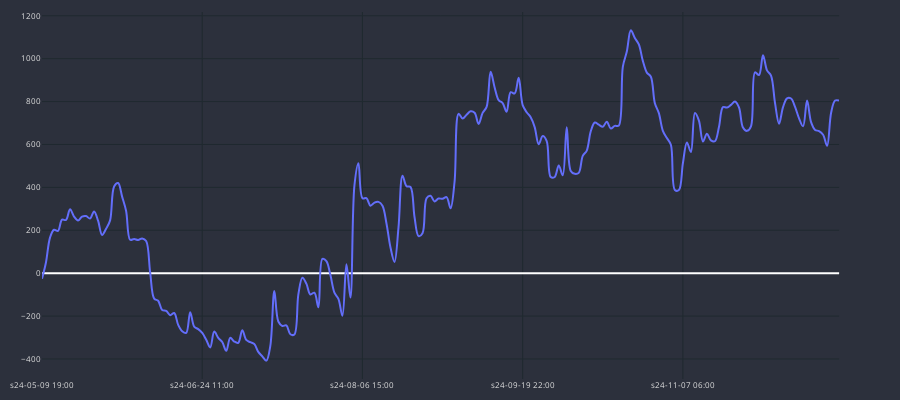
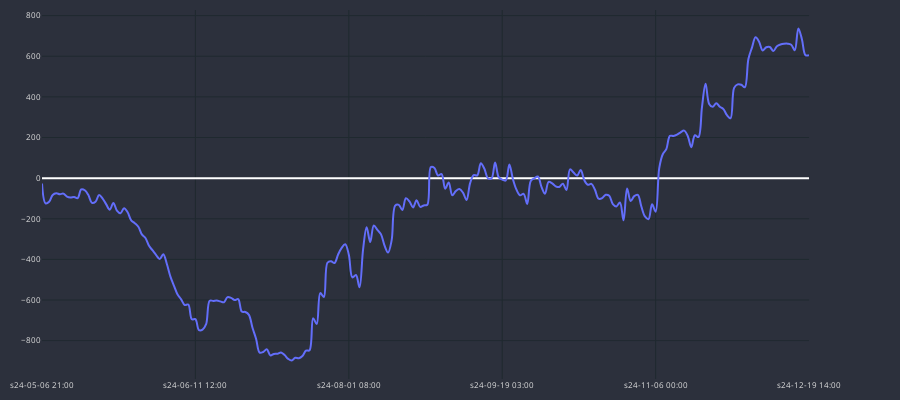
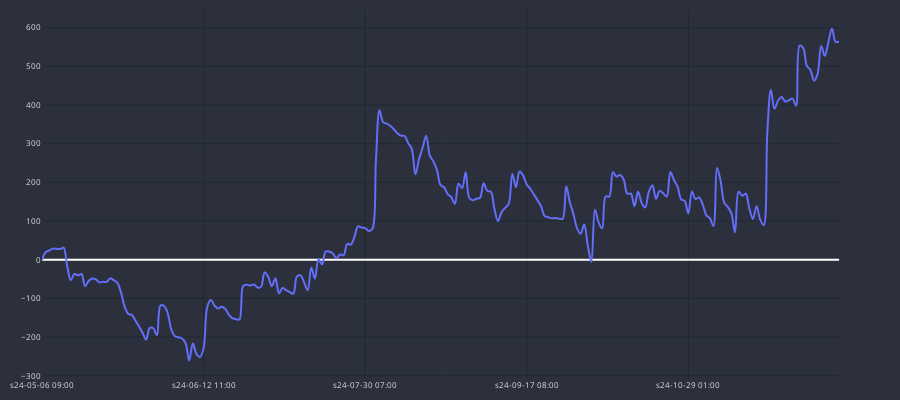
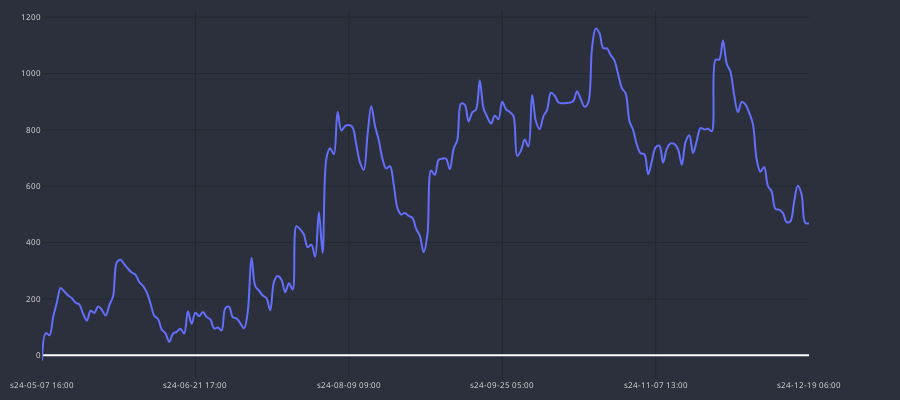

Notebook source saved alongside these figures, in order:
### Code cell
for curr in df_MA_10_MA_20[df_MA_10_MA_20.total_gain > 0].pair.unique():
    temp_gains = df_ma_trades_h1[(df_ma_trades_h1.cross==cross)&
													(df_ma_trades_h1.pair==curr)].copy()
    print(curr, int(temp_gains.GAIN.sum()))
    cp = CandlePlot(temp_gains, candles=False)
    cp.show_plot(line_traces=['GAIN_C'])

### Figure 1 — Plotly figure (JSON) as saved in the notebook; plotly's stock layout.template omitted (floating-point values rounded to 4 significant figures; data arrays with more than 128 entries replaced by an {"elided": "..."} marker saying what was removed)
{"data": [{"line": {"shape": "spline", "width": 2}, "name": "GAIN_C", "type": "scatter", "x": {"elided": "200 str values"}, "xaxis": "x", "y": {"elided": "200 float values"}, "yaxis": "y"}], "layout": {"font": {"color": "#e1e1e1", "size": 8}, "height": 400, "margin": {"b": 10, "l": 10, "r": 10, "t": 10}, "paper_bgcolor": "#2c303c", "plot_bgcolor": "#2c303c", "width": 900, "xaxis": {"anchor": "y", "domain": [0, 0.94], "gridcolor": "#1f292f", "nticks": 5, "rangeslider": {"visible": false}}, "yaxis": {"anchor": "x", "domain": [0, 1], "gridcolor": "#1f292f"}, "yaxis2": {"anchor": "x", "gridcolor": "#1f292f", "overlaying": "y", "side": "right"}}}

### Figure 2 — Plotly figure (JSON) as saved in the notebook; plotly's stock layout.template omitted (floating-point values rounded to 4 significant figures; data arrays with more than 128 entries replaced by an {"elided": "..."} marker saying what was removed)
{"data": [{"line": {"shape": "spline", "width": 2}, "name": "GAIN_C", "type": "scatter", "x": {"elided": "216 str values"}, "xaxis": "x", "y": {"elided": "216 float values"}, "yaxis": "y"}], "layout": {"font": {"color": "#e1e1e1", "size": 8}, "height": 400, "margin": {"b": 10, "l": 10, "r": 10, "t": 10}, "paper_bgcolor": "#2c303c", "plot_bgcolor": "#2c303c", "width": 900, "xaxis": {"anchor": "y", "domain": [0, 0.94], "gridcolor": "#1f292f", "nticks": 5, "rangeslider": {"visible": false}}, "yaxis": {"anchor": "x", "domain": [0, 1], "gridcolor": "#1f292f"}, "yaxis2": {"anchor": "x", "gridcolor": "#1f292f", "overlaying": "y", "side": "right"}}}

### Figure 3 — Plotly figure (JSON) as saved in the notebook; plotly's stock layout.template omitted (floating-point values rounded to 4 significant figures; data arrays with more than 128 entries replaced by an {"elided": "..."} marker saying what was removed)
{"data": [{"line": {"shape": "spline", "width": 2}, "name": "GAIN_C", "type": "scatter", "x": {"elided": "223 str values"}, "xaxis": "x", "y": {"elided": "223 float values"}, "yaxis": "y"}], "layout": {"font": {"color": "#e1e1e1", "size": 8}, "height": 400, "margin": {"b": 10, "l": 10, "r": 10, "t": 10}, "paper_bgcolor": "#2c303c", "plot_bgcolor": "#2c303c", "width": 900, "xaxis": {"anchor": "y", "domain": [0, 0.94], "gridcolor": "#1f292f", "nticks": 5, "rangeslider": {"visible": false}}, "yaxis": {"anchor": "x", "domain": [0, 1], "gridcolor": "#1f292f"}, "yaxis2": {"anchor": "x", "gridcolor": "#1f292f", "overlaying": "y", "side": "right"}}}

### Figure 4 — Plotly figure (JSON) as saved in the notebook; plotly's stock layout.template omitted (floating-point values rounded to 4 significant figures; data arrays with more than 128 entries replaced by an {"elided": "..."} marker saying what was removed)
{"data": [{"line": {"shape": "spline", "width": 2}, "name": "GAIN_C", "type": "scatter", "x": {"elided": "206 str values"}, "xaxis": "x", "y": {"elided": "206 float values"}, "yaxis": "y"}], "layout": {"font": {"color": "#e1e1e1", "size": 8}, "height": 400, "margin": {"b": 10, "l": 10, "r": 10, "t": 10}, "paper_bgcolor": "#2c303c", "plot_bgcolor": "#2c303c", "width": 900, "xaxis": {"anchor": "y", "domain": [0, 0.94], "gridcolor": "#1f292f", "nticks": 5, "rangeslider": {"visible": false}}, "yaxis": {"anchor": "x", "domain": [0, 1], "gridcolor": "#1f292f"}, "yaxis2": {"anchor": "x", "gridcolor": "#1f292f", "overlaying": "y", "side": "right"}}}
